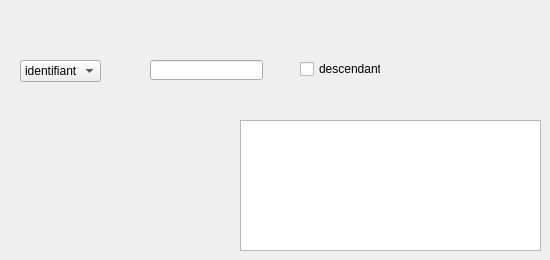
        <widget class="QWidget" name="tab_9">
         <attribute name="title">
          <string>chercher</string>
         </attribute>
         <widget class="QLineEdit" name="vcher">
          <property name="geometry">
           <rect>
            <x>150</x>
            <y>60</y>
            <width>113</width>
            <height>20</height>
           </rect>
          </property>
         </widget>
         <widget class="QTableView" name="tableView_5">
          <property name="geometry">
           <rect>
            <x>240</x>
            <y>120</y>
            <width>301</width>
            <height>131</height>
           </rect>
          </property>
         </widget>
         <widget class="QCheckBox" name="checkBox">
          <property name="geometry">
           <rect>
            <x>300</x>
            <y>60</y>
            <width>81</width>
            <height>18</height>
           </rect>
          </property>
          <property name="text">
           <string>descendant</string>
          </property>
         </widget>
         <widget class="QComboBox" name="comboBox">
          <property name="geometry">
           <rect>
            <x>20</x>
            <y>60</y>
            <width>81</width>
            <height>22</height>
           </rect>
          </property>
          <item>
           <property name="text">
            <string>identifiant</string>
           </property>
          </item>
          <item>
           <property name="text">
            <string>nom</string>
           </property>
          </item>
          <item>
           <property name="text">
            <string>reference</string>
           </property>
          </item>
         </widget>
        </widget>
